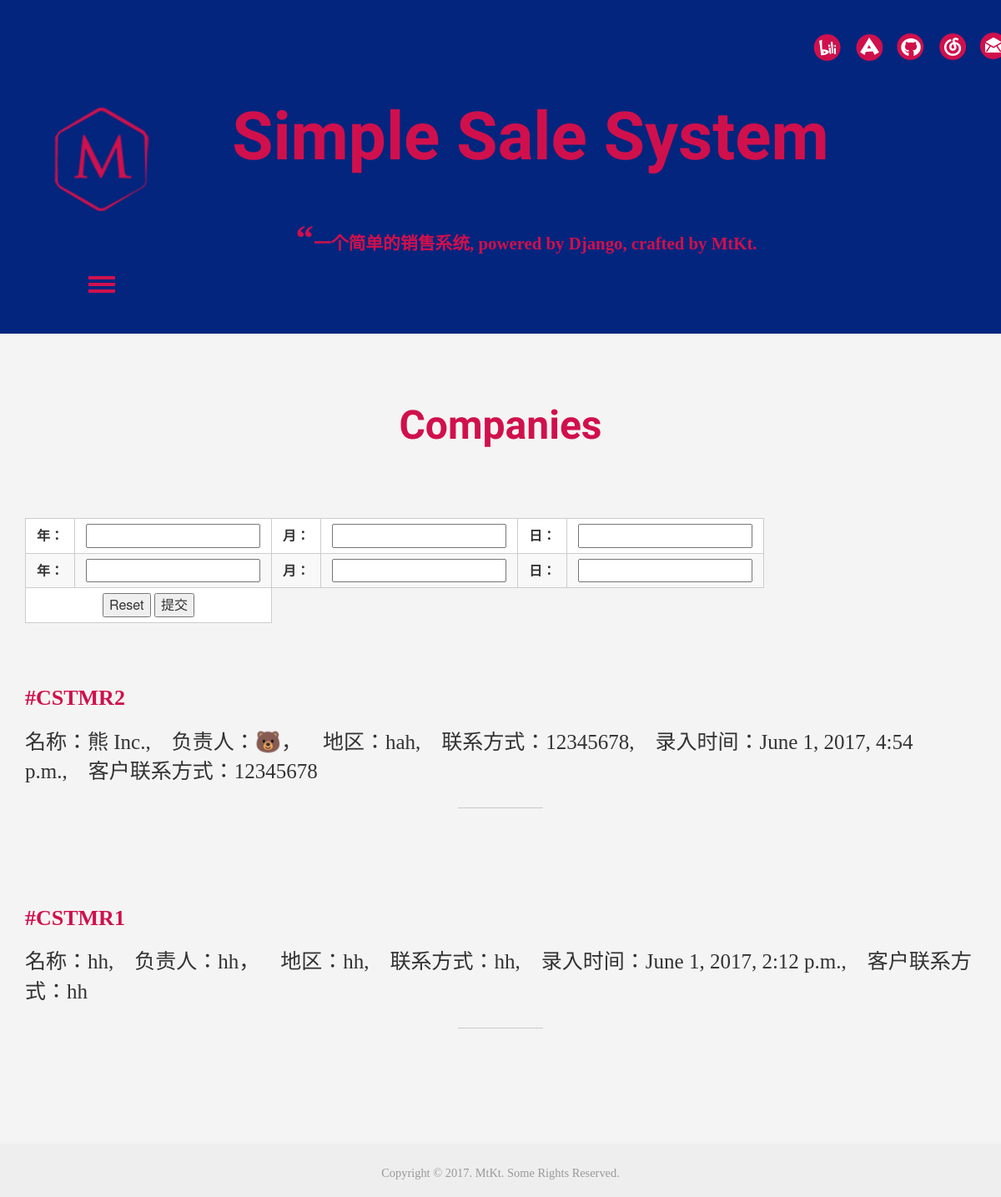
The page /companies/ on the database as committed earlier.
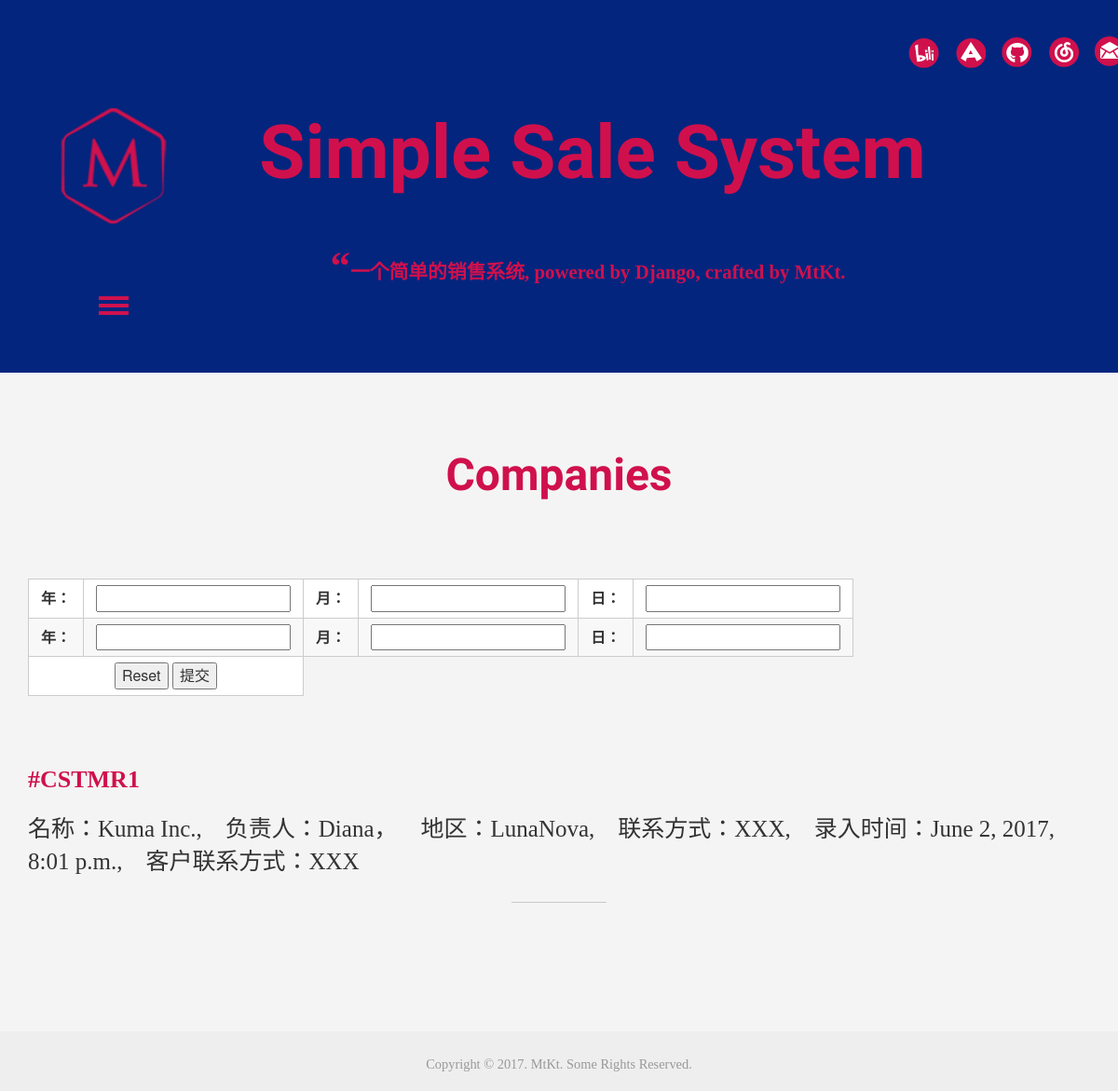
The same page on the database as committed later.
### i_m/models.py (models this page shows, shortened)
class Company(models.Model):
    LEVEL = {
        0:u'A',
        1:u'B',
        2:u'C'
    }
    name = models.CharField('名称',max_length = 40)
    contact = models.CharField('负责人',max_length = 40)
    area = models.CharField('地区',max_length = 40)
    tel = models.CharField('联系方式',max_length = 40)
    create_time = models.DateTimeField('录入时间', auto_now_add=True)
    level = models.IntegerField('客户等级', default=0, choices=LEVEL.items())
    '''def save(self, *args, **kwargs):
        self.company_id = 'CSTMR'+self.create_time
        super().save(*args, **kwargs)'''
    def get_absolute_url(self):
        return reverse('i_m:company', kwargs={'company_id': self.id})

### i_m/views.py (the view, shortened to what this page needs)
# urls.py: url(r'companies/$', views.companies, name = 'companies'),
def companies(request):
    companies_list = Company.objects.order_by("-create_time")
    context=dict()
    context['companies_list'] = companies_list
    return render(request,"i_m/companies.html",context)

### i_m/templates/i_m/companies.html (shortened to what this page needs)
{% extends 'i_m/base.html'%}
{%  block content %}
<div id="about" class="about">
   <div class="container">
     <div class="about-top">
     <h3>Companies</h3>
       </div>
     </div>
   </div>
<div class="container">
<form action="/companies" method="get" >
    <table>
        <tr>
            <td><label for="txtname">年：</label></td>
            <td><input type="text" id="query" name="year_from" /></td>
            <td><label for="txtname">月：</label></td>
            <td><input type="text" id="query" name="month_from" /></td>
            <td><label for="txtname">日：</label></td>
            <td><input type="text" id="query" name="day_from" /></td>
        </tr>
        <tr>
            <td><label for="txtname">年：</label></td>
            <td><input type="text" id="query" name="year_to" /></td>
            <td><label for="txtname">月：</label></td>
            <td><input type="text" id="query" name="month_to" /></td>
            <td><label for="txtname">日：</label></td>
            <td><input type="text" id="query" name="day_to" /></td>
        </tr>
        <tr>
            <td colspan=2>
                <input type="reset" />
                <input type="submit" value="提交"/>
            </td>
        </tr>
    </table>
</form>
<br><br>
{% for company in companies_list %}
    {% autoescape off %}
      <article>
        <header>
          <h5 class="title-link">
            <div style="color: #D0104C;">
            <a href="{{company.get_absolute_url }}"><b>#CSTMR{{company.id}}</b></a>
          </h5>
          <p>名称：{{company.name}}</a>,&emsp;负责人：{{company.contact}}，&emsp;地区：{{company.area}},&emsp;联系方式：{{company.tel}},&emsp;录入时间：{{company.create_time}},&emsp;客户联系方式：{{company.tel}}
          <i class="strp"></i>
          </p>
        <br>
      </article>
    {% endautoescape %}
{% endfor %}
</div>
{%  endblock %}

Rows that differ between the two databases and show on the page:
removed Company: id "2", name "熊 Inc.", contact "🐻", area "hah", tel "12345678", create_time "June 1, 2017, 4:54 p.m."
changed Company id 1: name "hh" → "Kuma Inc."; contact "hh" → "Diana"; area "hh" → "LunaNova"; tel "hh" → "XXX"; create_time "June 1, 2017, 2:12 p.m." → "June 2, 2017, 8:01 p.m."
